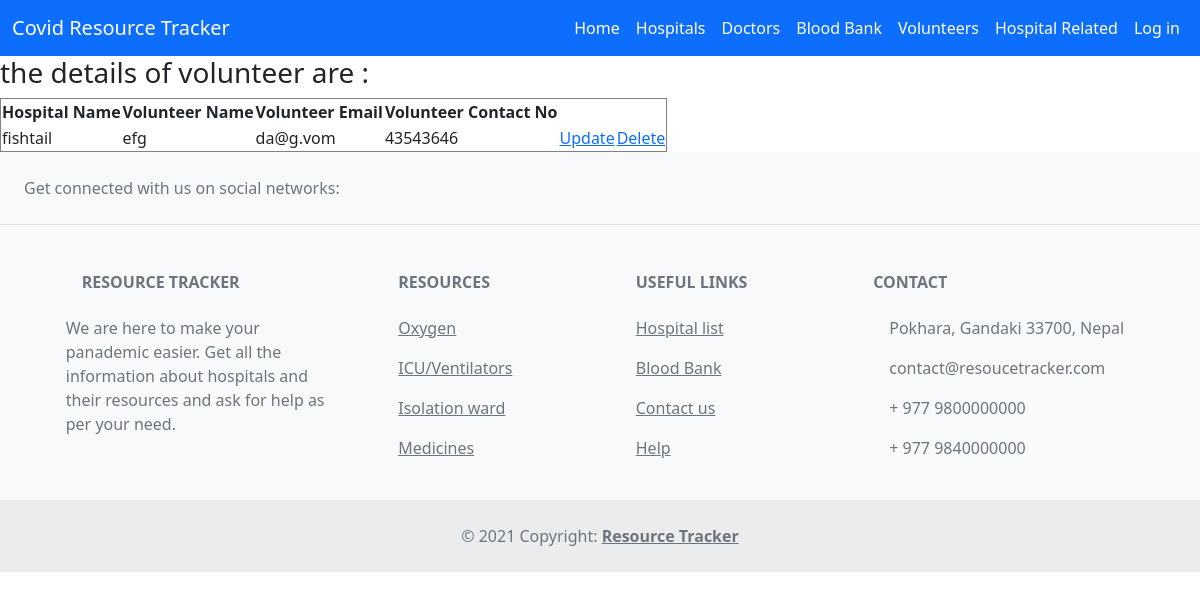
The app's page /admin_volunteer_detail/1/ (signed in), older data.
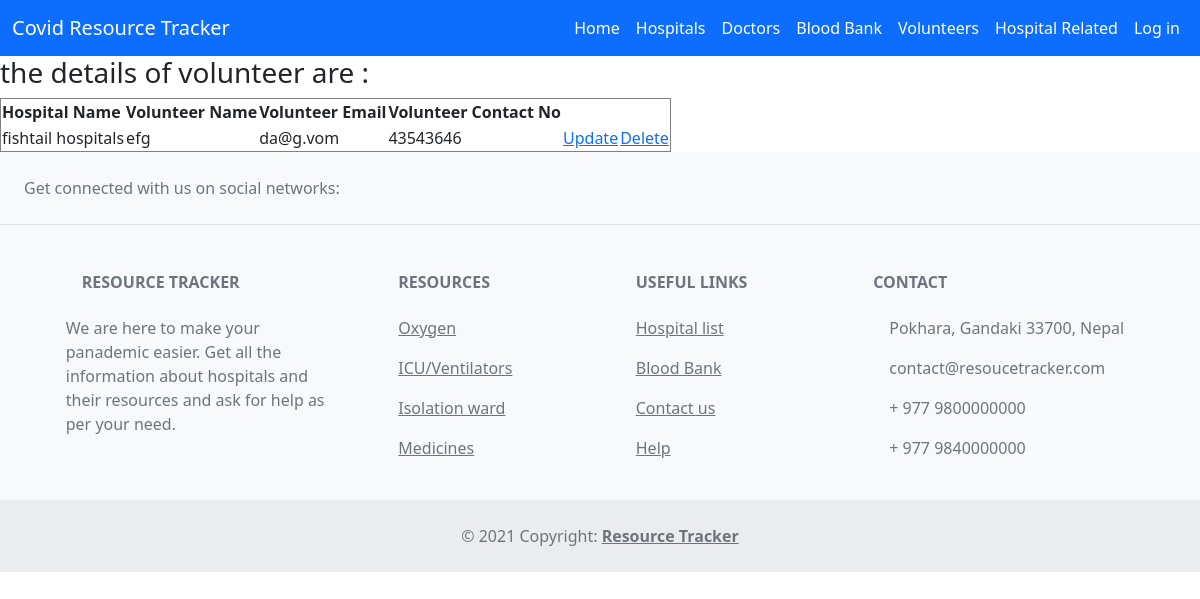
The same page, newer data.
### apps/models.py (models this page shows, shortened)
class Volunteer(models.Model):
    hospital = models.ForeignKey(Hospital, on_delete=models.CASCADE)
    name = models.CharField(max_length=255)
    email = models.EmailField()
    contact_no = models.CharField(max_length=10)
    volunteer_image = models.ImageField(upload_to='volunteer_image')

class Hospital(models.Model):
    name = models.CharField(max_length=255)
    email = models.EmailField(unique=True)
    address = models.CharField(max_length=255)
    contact_no = models.CharField(max_length=15)
    hospital_image = models.ImageField(upload_to='hospital_image')

### apps/views.py (the view)
# urls.py: path('admin_volunteer_detail/<int:pk>/', admin_volunteer_detail, name='admin_volunteer_detail'),
@login_required
def admin_volunteer_detail(request, pk):
    volunteers = Volunteer.objects.get(id=pk)
    context = {
        'volunteers': volunteers,
    }
    return render(request, 'apps/admin_volunteer_detail.html', context)

### apps/templates/apps/admin_volunteer_detail.html (shortened to what this page needs)
{% extends 'base.html' %}
{% block content %}
<h3>the details of volunteer are :</h3>
<table border="1">
    <tr>
        <th>Hospital Name</th>
        <th>Volunteer Name</th>
        <th>Volunteer Email</th>
        <th>Volunteer Contact No</th>
        <th></th>
        <th></th>
    </tr>
    <tr>
        <td>{{ volunteers.hospital.name }}</td>
        <td>{{ volunteers.name }}</td>
        <td>{{ volunteers.email }}</td>
        <td>{{ volunteers.contact_no }}</td>
        <td><a href="{% url 'admin_volunteer_update' volunteers.pk %}">Update</a>
        </td>
        <td><a href="{% url 'admin_volunteer_delete' volunteers.pk %}">Delete</a>
        </td>
    </tr>
</table>
{% endblock content %}

Row changes from the older to the newer data that the page shows:
changed through a linked row, Volunteer "efg": hospital.name "fishtail" → "fishtail hospitals"
